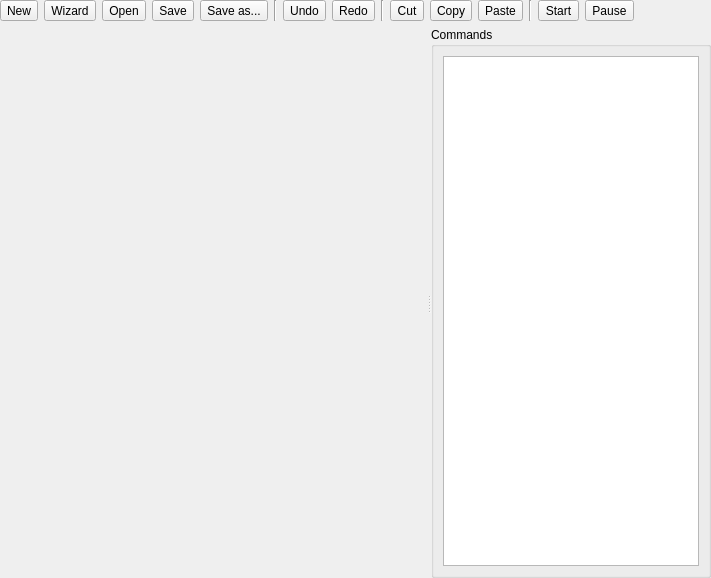
<?xml version="1.0" encoding="UTF-8"?>
<ui version="4.0">
 <class>Form</class>
 <widget class="QWidget" name="Form">
  <property name="geometry">
   <rect>
    <x>0</x>
    <y>0</y>
    <width>711</width>
    <height>578</height>
   </rect>
  </property>
  <property name="windowTitle">
   <string>Form</string>
  </property>
  <layout class="QVBoxLayout" name="verticalLayout_2">
   <property name="leftMargin">
    <number>0</number>
   </property>
   <property name="topMargin">
    <number>0</number>
   </property>
   <property name="rightMargin">
    <number>0</number>
   </property>
   <property name="bottomMargin">
    <number>0</number>
   </property>
   <item>
    <layout class="QHBoxLayout" name="horizontalLayout">
     <item>
      <widget class="QToolButton" name="newToolButton">
       <property name="text">
        <string>New</string>
       </property>
       <property name="icon">
        <iconset theme="document-new">
         <normaloff>.</normaloff>.</iconset>
       </property>
      </widget>
     </item>
     <item>
      <widget class="QToolButton" name="wizardToolButton">
       <property name="text">
        <string>Wizard</string>
       </property>
       <property name="icon">
        <iconset resource="../../../resource/icons/icons.qrc">
         <normaloff>:/icons/scriptwizard.svg</normaloff>:/icons/scriptwizard.svg</iconset>
       </property>
      </widget>
     </item>
     <item>
      <widget class="QToolButton" name="loadToolButton">
       <property name="text">
        <string>Open</string>
       </property>
       <property name="icon">
        <iconset theme="document-open">
         <normaloff>.</normaloff>.</iconset>
       </property>
      </widget>
     </item>
     <item>
      <widget class="QToolButton" name="saveToolButton">
       <property name="text">
        <string>Save</string>
       </property>
       <property name="icon">
        <iconset theme="document-save">
         <normaloff>.</normaloff>.</iconset>
       </property>
      </widget>
     </item>
     <item>
      <widget class="QToolButton" name="saveAsToolButton">
       <property name="text">
        <string>Save as...</string>
       </property>
       <property name="icon">
        <iconset theme="document-save-as">
         <normaloff>.</normaloff>.</iconset>
       </property>
      </widget>
     </item>
     <item>
      <widget class="Line" name="line">
       <property name="orientation">
        <enum>Qt::Vertical</enum>
       </property>
      </widget>
     </item>
     <item>
      <widget class="QToolButton" name="undoToolButton">
       <property name="text">
        <string>Undo</string>
       </property>
       <property name="icon">
        <iconset theme="edit-undo">
         <normaloff>.</normaloff>.</iconset>
       </property>
      </widget>
     </item>
     <item>
      <widget class="QToolButton" name="redoToolButton">
       <property name="text">
        <string>Redo</string>
       </property>
       <property name="icon">
        <iconset theme="edit-redo">
         <normaloff>.</normaloff>.</iconset>
       </property>
      </widget>
     </item>
     <item>
      <widget class="Line" name="line_2">
       <property name="orientation">
        <enum>Qt::Vertical</enum>
       </property>
      </widget>
     </item>
     <item>
      <widget class="QToolButton" name="cutToolButton">
       <property name="text">
        <string>Cut</string>
       </property>
       <property name="icon">
        <iconset theme="edit-cut">
         <normaloff>.</normaloff>.</iconset>
       </property>
      </widget>
     </item>
     <item>
      <widget class="QToolButton" name="copyToolButton">
       <property name="text">
        <string>Copy</string>
       </property>
       <property name="icon">
        <iconset theme="edit-copy">
         <normaloff>.</normaloff>.</iconset>
       </property>
      </widget>
     </item>
     <item>
      <widget class="QToolButton" name="pasteToolButton">
       <property name="text">
        <string>Paste</string>
       </property>
       <property name="icon">
        <iconset theme="edit-paste">
         <normaloff>.</normaloff>.</iconset>
       </property>
      </widget>
     </item>
     <item>
      <widget class="Line" name="line_3">
       <property name="orientation">
        <enum>Qt::Vertical</enum>
       </property>
      </widget>
     </item>
     <item>
      <widget class="QToolButton" name="startStopToolButton">
       <property name="text">
        <string>Start</string>
       </property>
       <property name="icon">
        <iconset theme="media-playback-start">
         <normaloff>.</normaloff>.</iconset>
       </property>
      </widget>
     </item>
     <item>
      <widget class="QToolButton" name="stopAfterCurrentToolButton">
       <property name="text">
        <string>Pause</string>
       </property>
       <property name="icon">
        <iconset theme="media-playback-pause">
         <normaloff>.</normaloff>.</iconset>
       </property>
      </widget>
     </item>
     <item>
      <spacer name="horizontalSpacer">
       <property name="orientation">
        <enum>Qt::Horizontal</enum>
       </property>
       <property name="sizeHint" stdset="0">
        <size>
         <width>40</width>
         <height>20</height>
        </size>
       </property>
      </spacer>
     </item>
    </layout>
   </item>
   <item>
    <layout class="QHBoxLayout" name="flagsHorizontalLayout"/>
   </item>
   <item>
    <widget class="QSplitter" name="splitter">
     <property name="orientation">
      <enum>Qt::Horizontal</enum>
     </property>
     <widget class="QTabWidget" name="tabWidget">
      <property name="sizePolicy">
       <sizepolicy hsizetype="Expanding" vsizetype="Expanding">
        <horstretch>1</horstretch>
        <verstretch>0</verstretch>
       </sizepolicy>
      </property>
      <property name="currentIndex">
       <number>-1</number>
      </property>
      <property name="documentMode">
       <bool>true</bool>
      </property>
      <property name="tabsClosable">
       <bool>true</bool>
      </property>
     </widget>
     <widget class="QGroupBox" name="groupBox">
      <property name="sizePolicy">
       <sizepolicy hsizetype="Maximum" vsizetype="Preferred">
        <horstretch>0</horstretch>
        <verstretch>0</verstretch>
       </sizepolicy>
      </property>
      <property name="title">
       <string>Commands</string>
      </property>
      <layout class="QVBoxLayout" name="verticalLayout">
       <item>
        <widget class="QListWidget" name="listWidget">
         <property name="sizePolicy">
          <sizepolicy hsizetype="Maximum" vsizetype="Expanding">
           <horstretch>0</horstretch>
           <verstretch>0</verstretch>
          </sizepolicy>
         </property>
        </widget>
       </item>
      </layout>
     </widget>
    </widget>
   </item>
  </layout>
 </widget>
 <resources>
  <include location="../../../resource/icons/icons.qrc"/>
 </resources>
 <connections/>
</ui>
